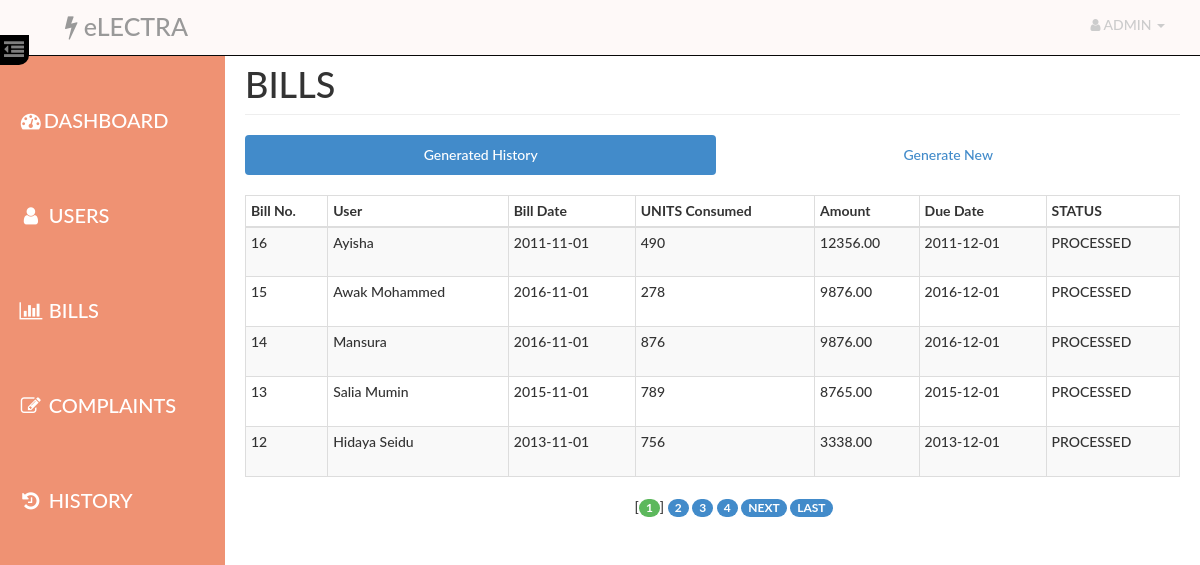
Page /admin/bill.php (signed in) on the committed database.
### tables this page shows
CREATE TABLE IF NOT EXISTS `bill` (
  `id` int(14) NOT NULL AUTO_INCREMENT,
  `aid` int(14) NOT NULL,
  `uid` int(14) NOT NULL,
  `units` int(10) NOT NULL,
  `amount` decimal(10,2) NOT NULL,
  `status` varchar(10) NOT NULL,
  `bdate` date NOT NULL,
  `ddate` date NOT NULL,
  PRIMARY KEY (`id`),
  KEY `aid` (`aid`),
  KEY `uid` (`uid`)
);

CREATE TABLE IF NOT EXISTS `user` (
  `id` int(14) NOT NULL AUTO_INCREMENT,
  `name` varchar(40) NOT NULL,
  `email` varchar(40) NOT NULL,
  `phone` int(14) NOT NULL,
  `pass` varchar(20) NOT NULL,
  `address` varchar(100) NOT NULL,
  PRIMARY KEY (`id`)
);

### admin/paging1.php (called while the page is built, shortened)
<?php
    $rowsperpage = 5;
    $totalpages = ceil($numrows / $rowsperpage);
    if (isset($_GET['currentpage']) && is_numeric($_GET['currentpage'])) {
       $currentpage = (int) $_GET['currentpage'];
    } else {
       $currentpage = 1;
    }
    $offset = ($currentpage - 1) * $rowsperpage;
 ?>

### Includes/admin.php (called while the page is built, shortened)
<?php
     require_once("db_connection_test.php");
    function retrieve_bills_generated($id,$offset, $rowsperpage) {
        global $con;
        $query  = "SELECT user.name AS user, bill.bdate AS bdate , bill.units AS units , bill.amount AS amount , bill.id as bid ";
        $query .= ", bill.ddate AS ddate, bill.status AS status ";
        $query .= " FROM user , bill ";
        $query .= " WHERE user.id=bill.uid AND aid={$id} ";
        $query .= " ORDER BY bill.id DESC ";
        $query .= "LIMIT {$offset}, {$rowsperpage} ";
        $result = mysqli_query($con,$query);
        return $result;
    }
 ?>

### admin/bill.php (the view, shortened to what this page needs)
<?php
    require_once('head_html.php');
    require_once('../Includes/session.php');
    require_once('../Includes/admin.php');
?>
<body>
    <div id="wrapper">
        <?php
            require_once("nav.php");
            require_once("sidebar.php");
        ?>
        <div id="page-content-wrapper">
            <div class="container-fluid">
                <div class="row">
                    <div class="col-lg-12">
                        <h1 class="page-header">
                            BILLS
                        </h1>
                        <ul class="nav nav-pills nav-justified">
                            <li class="active"><a href="#generated" data-toggle="pill">Generated History</a>
                            </li>
                            <li class=""><a href="#generate" data-toggle="pill">Generate New</a>
                            </li>
                        </ul>
                        <div class="tab-content">
                            <div class="tab-pane fade in active" id="generated">
                                <div class="table-responsive">
                                    <table class="table table-hover table-striped table-bordered table-condensed">
                                        <thead>
                                            <tr>
                                                <th>Bill No.</th>
                                                <th>User</th>
                                                <th>Bill Date</th>
                                                <th>UNITS Consumed</th>
                                                <th>Amount</th>
                                                <th>Due Date</th>
                                                <th>STATUS</th>
                                            </tr>
                                        </thead>
                                        <tbody>
                                        <?php
                                            $id=$_SESSION['aid'];
                                            $query1 = "SELECT COUNT(user.name) FROM user,bill WHERE user.id=bill.uid AND aid={$id}";
                                            $result1 = mysqli_query($con,$query1);
                                            $row1 = mysqli_fetch_row($result1);
                                            $numrows = $row1[0];
                                            include("paging1.php");
                                            $result = retrieve_bills_generated($_SESSION['aid'],$offset, $rowsperpage);
                                            while($row = mysqli_fetch_assoc($result)){
                                            ?>
                                                <tr>
                                                    <td><?php echo $row['bid']?></td>
                                                    <td height="50"><?php echo $row['user'] ?></td>
                                                    <td><?php echo $row['bdate'] ?></td>
                                                    <td><?php echo $row['units'] ?></td>
                                                    <td><?php echo $row['amount'] ?></td>
                                                    <td><?php echo $row['ddate'] ?></td>
                                                    <td><?php echo $row['status'] ?></td>
                                                </tr>
                                            <?php
                                            }
                                            ?>
                                        </tbody>
                                    </table>
                                    <?php include("paging2.php");  ?>
                                </div>
                            </div>
                        </div>
                    </div>
                </div>
            </div>
        </div>
    </div>
</body>
</html>

### admin/head_html.php (shortened to what this page needs)
<!DOCTYPE html>
<html lang="en">
<head>
    <link href="../assets/css/bootstrap.css" rel="stylesheet">
    <link href="../assets/css/dash_admin.css" rel="stylesheet">
    <link rel="stylesheet" href="https://maxcdn.bootstrapcdn.com/font-awesome/4.2.0/css/font-awesome.min.css">
</head>

### admin/nav.php (shortened to what this page needs)
<nav class="navbar navbar-inverse navbar-fixed-top" role="navigation">
    <div class="navbar-header">
        <a class="navbar-brand" href="index.php"><i class="fa fa-bolt"></i> eLECTRA</a>
    </div>
    <a style="position:absolute;top:35px;left:-1px;font-size:20px;color:#7f7f7f;padding:5px;background-color: #000;border-bottom-right-radius:10px; " href="#menu-toggle" id="menu-toggle" <i class="fa fa-dedent"></i></a>
    <ul class="nav navbar-right top-nav">
        <li class="dropdown">
            <?php
                echo "<a href=\"#\" class=\"dropdown-toggle\" data-toggle=\"dropdown\"><i class=\"fa fa-user\"></i> ADMIN <b class=\"caret\"></b></a> ";
             ?>
        </li>
    </ul>
</nav>

### admin/sidebar.php
<div id="sidebar-wrapper">
    <ul class="sidebar-nav">
        <li class="active">
            <a href="index.php"><i class="fa fa-fw fa-dashboard"></i>DASHBOARD</a>
        </li>
        <li>
            <a href="users.php"><i class="fa fa-fw fa-user"></i> USERS </a>
        </li>
        <li>
            <a href="bill.php"><i class="fa fa-fw fa-bar-chart-o"></i> BILLS </a>
        </li>
        <li>
            <a href="complaint.php"><i class="fa fa-fw fa-edit"></i> COMPLAINTS </a>
        </li>
        <li>
            <a href="complaint.php"><i class="fa fa-fw fa-history"></i> HISTORY </a>
        </li>
    </ul>
</div>

### admin/paging2.php (shortened to what this page needs)
<?php
       $range = 3;
echo "<div class=\"col-md-offset-5\">";
       for ($x = ($currentpage - $range); $x < (($currentpage + $range) + 1); $x++) {
          if (($x > 0) && ($x <= $totalpages)) {
             if ($x == $currentpage) {
                echo " [<b><span class=\"badge badge-custom-success\">$x</b>] ";
             } else {
                echo " <a href='{$_SERVER['PHP_SELF']}?currentpage=$x'><span class=\"badge badge-custom-primary\">$x</a> ";
             }
          }
      }
       if ($currentpage != $totalpages && $totalpages!=0 && $totalpages<=5) {
          $nextpage = $currentpage + 1;
          echo " <a href='{$_SERVER['PHP_SELF']}?currentpage=$nextpage'><span class=\"badge badge-custom-primary\">NEXT</a> ";
          echo " <a href='{$_SERVER['PHP_SELF']}?currentpage=$totalpages'><span class=\"badge badge-custom-primary\">LAST</a> ";
       }
echo "</div>";
 ?>

### assets/css/dash_admin.css (style rules this page uses)
html { height: 100%; }
body, html { width: 100%; height: 100%; }
body, h1, h2, h3, h4, h5, h6 { font-family: "Lato","Helvetica Neue",Helvetica,Arial,sans-serif; font-weight: 500; }
#wrapper { padding-left: 10px; padding-top: 5px; -webkit-transition: all 0.5s ease; -moz-transition: all 0.5s ease; -o-transition: all 0.5s ease; transition: all 0.5s ease; }
#sidebar-wrapper { margin-top: 20px; z-index: 1000; position: fixed; left: 250px; width: 0; height: 100%; margin-left: -250px; overflow-y: auto; background: #ef9273; -webkit-transition: all 0.5s ease; -moz-transition: all 0.5s ease; -o-transition: all 0.5s ease; transition: all 0.5s ease; }
#page-content-wrapper { width: 100%; padding: 15px; min-height:100%; }
.navbar { background: #fef9f8; }
.navbar-brand { font-family: 'Lato', sans-serif; font-size: 25px; margin-left: 50px; color: #cccccc; }
.top-nav { padding: 0 20px; background: #fef9f8; }
.top-nav>li>a { padding-top: 15px; padding-bottom: 15px; line-height: 20px; color: #ccc; }
.sidebar-nav { position: absolute; top: 60px; width: 225px; margin: 0; padding: 0; list-style: none; }
.sidebar-nav li { padding-bottom: 25px; line-height: 70px; font-family: 'Lato', sans-serif; font-size: 20px; }
.sidebar-nav li a { padding-left: 18px; display: block; text-decoration: none; color:white; }
@media (min-width:768px) { #wrapper { padding-left: 225px; } }
@media (min-width:768px) { #sidebar-wrapper { width: 225px; } }
@media (min-width:768px) { #page-content-wrapper { padding: 20px; } }
.table-responsive { padding-top: 20px; padding-bottom: 20px; }
.badge-custom-success { background-color: #5cb85c; }
.badge-custom-primary { background-color: #428bca; }

### rows in the picture
bill: id "16", uid.name "Ayisha", bdate "2011-11-01", units "490", amount "12356.00", ddate "2011-12-01", status "PROCESSED"
bill: id "15", uid.name "Awak Mohammed", bdate "2016-11-01", units "278", amount "9876.00", ddate "2016-12-01", status "PROCESSED"
bill: id "14", uid.name "Mansura", bdate "2016-11-01", units "876", amount "9876.00", ddate "2016-12-01", status "PROCESSED"
bill: id "13", uid.name "Salia Mumin", bdate "2015-11-01", units "789", amount "8765.00", ddate "2015-12-01", status "PROCESSED"
bill: id "12", uid.name "Hidaya Seidu", bdate "2013-11-01", units "756", amount "3338.00", ddate "2013-12-01", status "PROCESSED"
